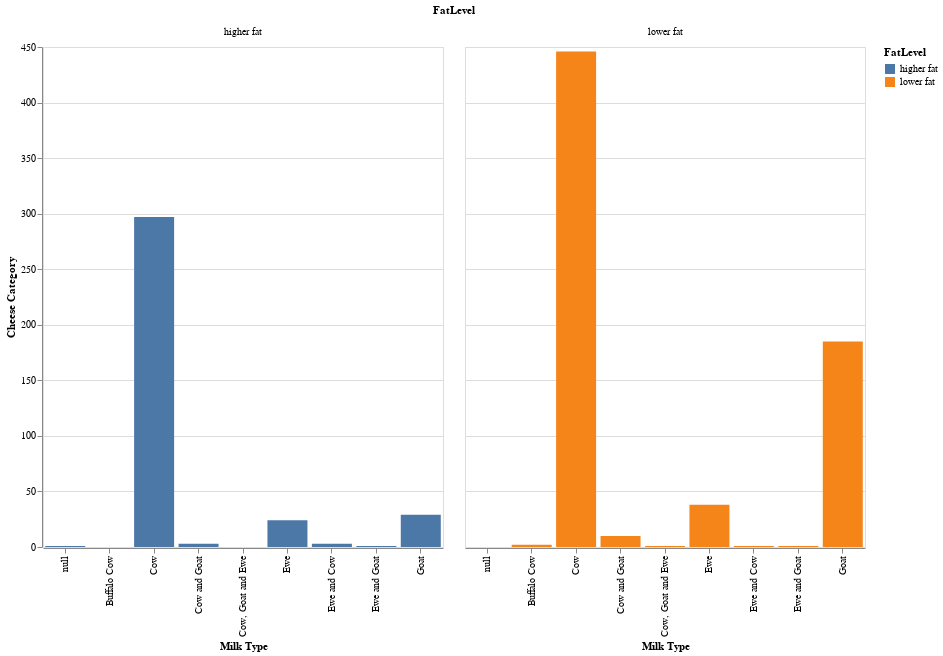

The code cell stored with this chart in its notebook:
### Markdown cell above
Plot 2 shows that each cheese category have similar moisture content, whether it is being labeled as high or low fat cheese. Moisture content varies across different types of cheese categories. Fresh cheese typically has the highest moisture content, while hard cheese has the lowest moisture content.

### Code cell
plot3 = alt.Chart(cheese_dfs).mark_bar().encode(
x = alt.X('MilkTypeEn', title='Milk Type'),
y = alt.Y('count(FatLevel)',sort='x', title = 'Cheese Category'),
color = alt.Color('FatLevel')).properties(width=400, height=500, title='Plot 3: Number of cheese production for various type of Milk ').facet('FatLevel')

print('Plot 3: Number of cheese production for various type of Milk')

plot3

### Figure 1 — Vega-Lite specification as saved in the notebook (floating-point values rounded to 4 significant figures; data arrays with more than 128 entries replaced by an {"elided": "..."} marker saying what was removed)
{"config": {"view": {"continuousWidth": 400, "continuousHeight": 300}}, "data": {"name": "data-e6e590b5a3404c1b7074d7b56341efb1"}, "facet": {"type": "nominal", "field": "FatLevel"}, "spec": {"mark": "bar", "encoding": {"color": {"type": "nominal", "field": "FatLevel"}, "x": {"type": "nominal", "field": "MilkTypeEn", "title": "Milk Type"}, "y": {"type": "nominal", "aggregate": "count", "field": "FatLevel", "sort": "x", "title": "Cheese Category"}}, "height": 500, "title": "Plot 3: Number of cheese production for various type of Milk ", "width": 400}, "$schema": "https://vega.github.io/schema/vega-lite/v4.8.1.json", "datasets": {"data-e6e590b5a3404c1b7074d7b56341efb1": {"elided": "1042 records"}}}
